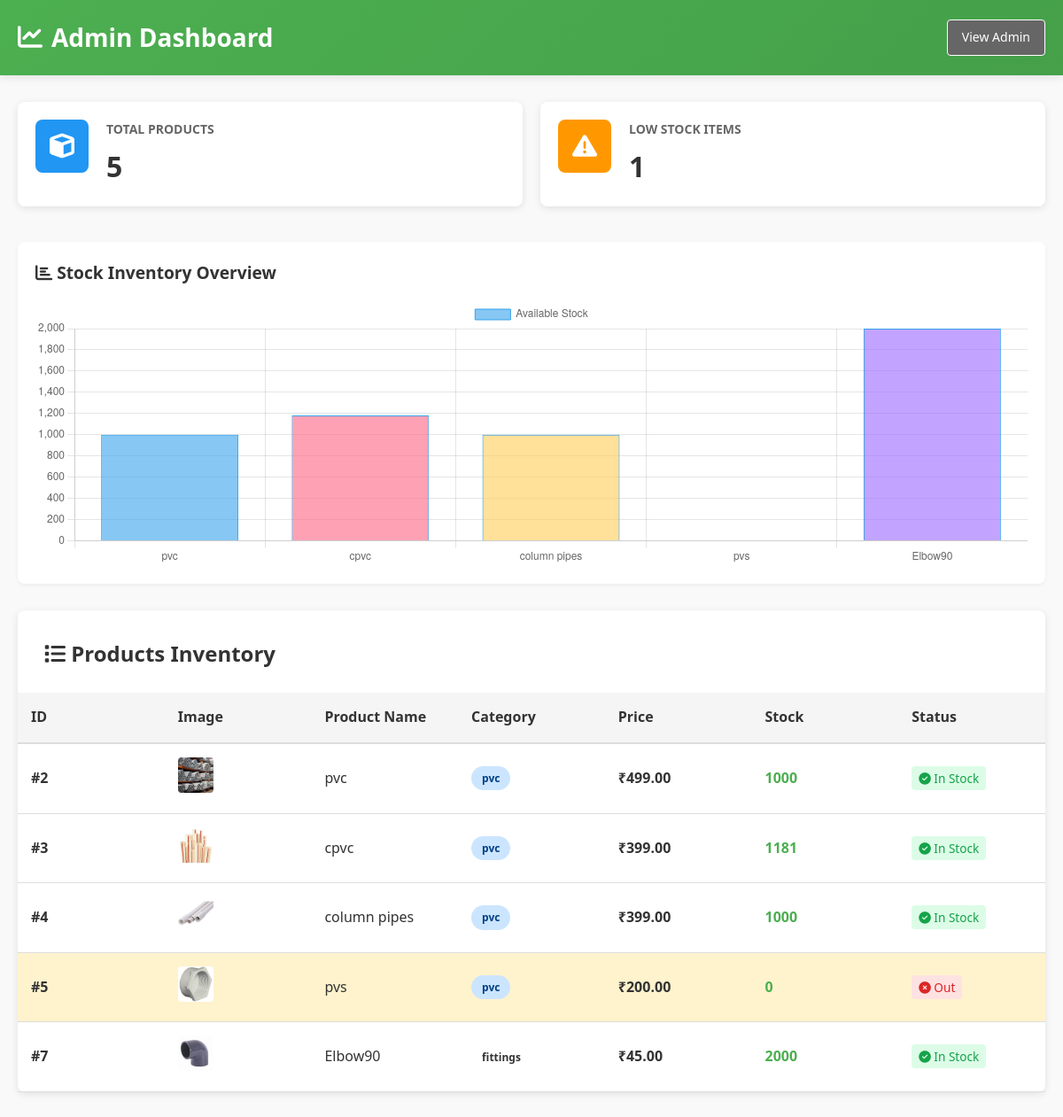
The page /admin-dashboard/ (signed in) on the database as committed earlier.
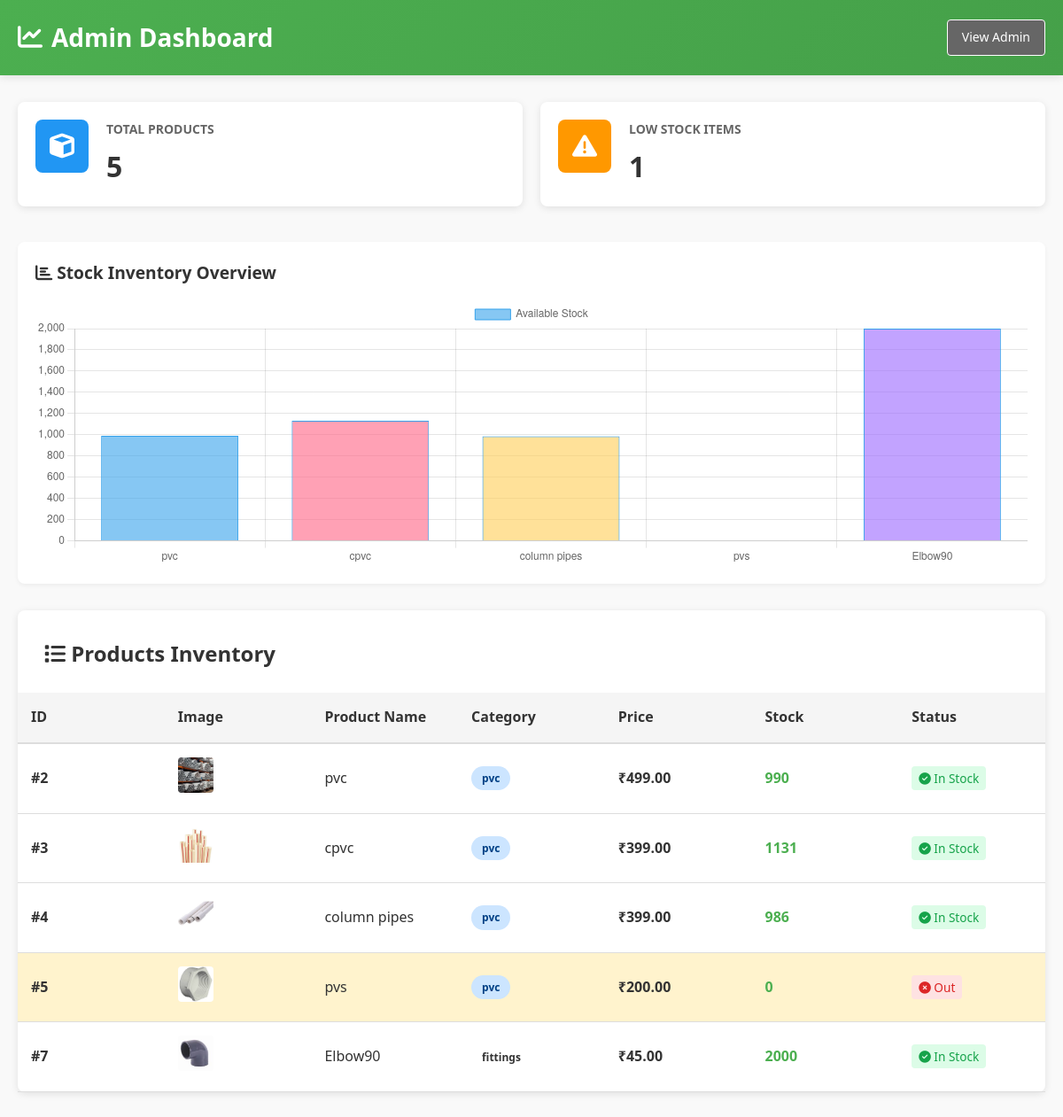
The same page on the database as committed later.
### products/models.py (models this page shows, shortened)
class Product(models.Model):
    name = models.CharField(max_length=255) # Pipe Name
    category = models.CharField(max_length=100) # PVC, CPVC, etc.
    price = models.DecimalField(max_digits=10, decimal_places=2)
    stock = models.IntegerField()
    description = models.TextField()
    image = models.ImageField(upload_to='pipes_images/') # Image store panna

### products/views.py (the view)
# urls.py: path('admin-dashboard/', views.admin_dashboard, name='admin_dashboard'),
@login_required(login_url='admin:login')
def admin_dashboard(request):
    products = Product.objects.all()
    orders = Order.objects.all().order_by('-created_at')
    p_names = []
    p_stocks = []
    low_stock_count = 0
    for p in products:
        p_names.append(p.name)
        p_stocks.append(p.stock)
        if p.stock < 5:
            p.status_color = 'red'
            p.status_text = 'Out of Stock'
            low_stock_count += 1
        elif p.stock < 10:
            p.status_color = 'orange'
            p.status_text = 'Low Stock'
            low_stock_count += 1
        else:
            p.status_color = 'green'
            p.status_text = 'In Stock'
    context = {
        'products': products,
        'orders': orders,
        'total_products': products.count(),
        'total_orders': orders.count(),
        'low_stock_count': low_stock_count,
        'p_names': p_names,
        'p_stocks': p_stocks,
    }
    return render(request, 'admin_dashboard.html', context)

### templates/admin_dashboard.html (shortened to what the changed rows need)
{% load static %}
<!DOCTYPE html>
<html lang="en">
<head>
    <link rel="stylesheet" href="{% static 'css/admin_style.css' %}">
    <link rel="stylesheet" href="https://cdnjs.cloudflare.com/ajax/libs/font-awesome/6.4.0/css/all.min.css">
</head>
<body>
    <div class="admin-container">
        <header class="admin-header">
            <div class="header-content">
                <h1><i class="fas fa-chart-line"></i> Admin Dashboard</h1>
            </div>
        </header>
        <main class="admin-main">
            <section class="chart-section" style="margin-bottom: 30px; background: white; padding: 20px; border-radius: 8px; box-shadow: 0 2px 5px rgba(0,0,0,0.05);">
                <h2 style="margin-top: 0; color: #333; margin-bottom: 15px; font-size: 1.2rem;">
                    <i class="fas fa-chart-bar"></i> Stock Inventory Overview
                </h2>
                <div style="height: 300px; width: 100%;">
                    <canvas id="stockChart"></canvas>
                </div>
            </section>
            <section class="products-section">
                <div class="section-header">
                    <h2><i class="fas fa-list"></i> Products Inventory</h2>
                </div>
                {% if products %}
                    <div class="table-wrapper">
                        <table class="products-table">
                            <thead>
                                <tr>
                                    <th>ID</th>
                                    <th>Image</th>
                                    <th>Product Name</th>
                                    <th>Category</th>
                                    <th>Price</th>
                                    <th>Stock</th>
                                    <th>Status</th>
                                    </tr>
                            </thead>
                            <tbody>
                                {% for product in products %}
                                    <tr class="{% if product.stock < 10 %}low-stock-row{% endif %}">
                                        <td><strong>#{{ product.id }}</strong></td>
                                        <td>
                                            {% if product.image %}
                                                <img src="{{ product.image.url }}" alt="img" style="width: 40px; height: 40px; object-fit: cover; border-radius: 4px;">
                                            {% else %}
                                                <span style="color:#ccc;"><i class="fas fa-image"></i></span>
                                            {% endif %}
                                        </td>
                                        <td>{{ product.name }}</td>
                                        <td><span class="badge category-{{ product.category|slugify }}">{{ product.category }}</span></td>
                                        <td><strong>₹{{ product.price }}</strong></td>
                                        <td class="stock-cell">
                                            <span class="stock-number">{{ product.stock }}</span>
                                        </td>
                                        <td>
                                            {% if product.stock < 5 %}
                                                <span class="badge-danger" style="padding: 4px 8px; border-radius: 4px; background: #fee2e2; color: #dc2626; font-size: 0.85rem;"><i class="fas fa-times-circle"></i> Out</span>
                                            {% elif product.stock < 10 %}
                                                <span class="badge-warning" style="padding: 4px 8px; border-radius: 4px; background: #fef3c7; color: #d97706; font-size: 0.85rem;"><i class="fas fa-exclamation"></i> Low</span>
                                            {% else %}
                                                <span class="badge-success" style="padding: 4px 8px; border-radius: 4px; background: #dcfce7; color: #16a34a; font-size: 0.85rem;"><i class="fas fa-check-circle"></i> In Stock</span>
                                            {% endif %}
                                        </td>
                                        </tr>
                                {% endfor %}
                            </tbody>
                        </table>
                    </div>
                {% else %}
                    <div class="empty-state">
                        <i class="fas fa-inbox"></i>
                        <h3>No Products Yet</h3>
                        <p>Inventory is empty.</p>
                    </div>
                {% endif %}
            </section>
        </main>
    </div>
    <script>
        // --- CHART JS LOGIC ---
        const ctx = document.getElementById('stockChart');
        if (ctx) {
            new Chart(ctx, {
                type: 'bar',
                data: {
                    labels: {{ p_names|safe|default:"[]" }},
                    datasets: [{
                        label: 'Available Stock',
                        data: {{ p_stocks|safe|default:"[]" }},
                        backgroundColor: [
                            'rgba(54, 162, 235, 0.6)', 'rgba(255, 99, 132, 0.6)',
                            'rgba(255, 206, 86, 0.6)', 'rgba(75, 192, 192, 0.6)', 'rgba(153, 102, 255, 0.6)'
                        ],
                        borderColor: 'rgba(54, 162, 235, 1)',
                        borderWidth: 1
                    }]
                },
                options: {
                    responsive: true,
                    maintainAspectRatio: false,
                    scales: { y: { beginAtZero: true } }
                }
            });
        }
        // REMOVED: Delete Logic Scripts (No longer needed)
    </script>
</body>
</html>

Rows that differ between the two databases and show on the page:
changed Product id 2: stock "1000" → "990"
changed Product "cpvc": stock "1181" → "1131"
changed Product "column pipes": stock "1000" → "986"
Other text that changed with them:
chart data {{ p_stocks|safe|default:"[]" }}: [1000, 1181, 1000, 0, 2000] → [990, 1131, 986, 0, 2000]
